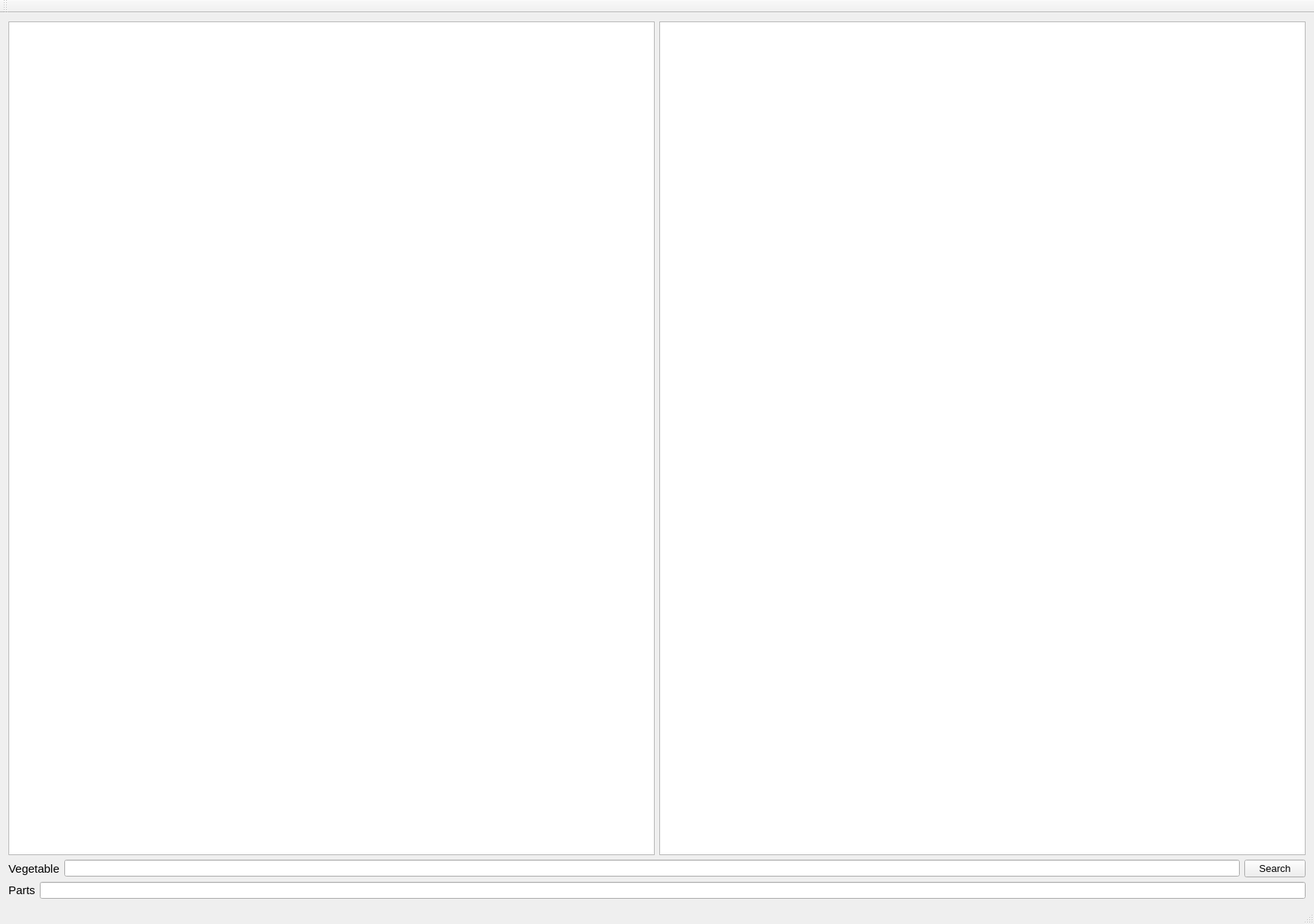
<?xml version="1.0" encoding="UTF-8"?>
<ui version="4.0">
 <class>VegetablesClass</class>
 <widget class="QMainWindow" name="VegetablesClass">
  <property name="geometry">
   <rect>
    <x>0</x>
    <y>0</y>
    <width>1716</width>
    <height>1207</height>
   </rect>
  </property>
  <property name="windowTitle">
   <string>Vegetables</string>
  </property>
  <widget class="QWidget" name="centralWidget">
   <layout class="QGridLayout" name="gridLayout_3">
    <item row="0" column="0">
     <layout class="QGridLayout" name="gridLayout_2">
      <item row="0" column="0">
       <layout class="QHBoxLayout" name="horizontalLayout">
        <item>
         <widget class="QListWidget" name="family_list_widget">
          <property name="font">
           <font>
            <pointsize>22</pointsize>
           </font>
          </property>
         </widget>
        </item>
        <item>
         <widget class="QListWidget" name="vegetables_list_widget">
          <property name="font">
           <font>
            <pointsize>22</pointsize>
           </font>
          </property>
         </widget>
        </item>
       </layout>
      </item>
      <item row="1" column="0">
       <layout class="QGridLayout" name="gridLayout">
        <item row="0" column="0">
         <layout class="QHBoxLayout" name="horizontalLayout_3">
          <item>
           <widget class="QLabel" name="vegetable_label">
            <property name="font">
             <font>
              <pointsize>11</pointsize>
             </font>
            </property>
            <property name="text">
             <string>Vegetable</string>
            </property>
           </widget>
          </item>
          <item>
           <widget class="QLineEdit" name="vegetable_line_edit"/>
          </item>
          <item>
           <widget class="QPushButton" name="search_button">
            <property name="font">
             <font>
              <pointsize>10</pointsize>
             </font>
            </property>
            <property name="text">
             <string>Search</string>
            </property>
           </widget>
          </item>
         </layout>
        </item>
        <item row="1" column="0">
         <layout class="QHBoxLayout" name="horizontalLayout_2">
          <item>
           <widget class="QLabel" name="parts_label">
            <property name="font">
             <font>
              <pointsize>11</pointsize>
             </font>
            </property>
            <property name="text">
             <string>Parts</string>
            </property>
           </widget>
          </item>
          <item>
           <widget class="QLineEdit" name="parts_line_edit"/>
          </item>
         </layout>
        </item>
       </layout>
      </item>
     </layout>
    </item>
   </layout>
  </widget>
  <widget class="QMenuBar" name="menuBar">
   <property name="geometry">
    <rect>
     <x>0</x>
     <y>0</y>
     <width>1716</width>
     <height>26</height>
    </rect>
   </property>
  </widget>
  <widget class="QToolBar" name="mainToolBar">
   <attribute name="toolBarArea">
    <enum>TopToolBarArea</enum>
   </attribute>
   <attribute name="toolBarBreak">
    <bool>false</bool>
   </attribute>
  </widget>
  <widget class="QStatusBar" name="statusBar"/>
 </widget>
 <layoutdefault spacing="6" margin="11"/>
 <resources>
  <include location="Vegetables.qrc"/>
 </resources>
 <connections>
  <connection>
   <sender>family_list_widget</sender>
   <signal>itemSelectionChanged()</signal>
   <receiver>VegetablesClass</receiver>
   <slot>select_item()</slot>
   <hints>
    <hint type="sourcelabel">
     <x>255</x>
     <y>262</y>
    </hint>
    <hint type="destinationlabel">
     <x>574</x>
     <y>1175</y>
    </hint>
   </hints>
  </connection>
  <connection>
   <sender>search_button</sender>
   <signal>clicked()</signal>
   <receiver>VegetablesClass</receiver>
   <slot>search()</slot>
   <hints>
    <hint type="sourcelabel">
     <x>1649</x>
     <y>1117</y>
    </hint>
    <hint type="destinationlabel">
     <x>1598</x>
     <y>1173</y>
    </hint>
   </hints>
  </connection>
 </connections>
 <slots>
  <slot>select_item()</slot>
  <slot>search()</slot>
 </slots>
</ui>
